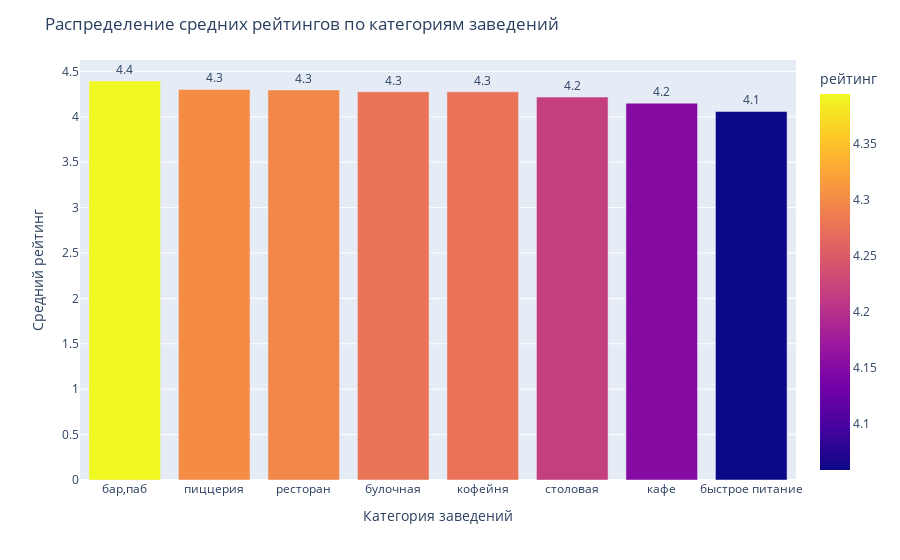

Notebook code cell kept with this figure:
### Code cell
fig = px.bar(rating, y='rating', x='category', text='rating', color='rating', labels={'rating': 'рейтинг', 'category' : 'категория'})
fig.update_traces(texttemplate='%{text:.2s}', textposition='outside')
fig.update_layout(
    uniformtext_minsize=8,
    uniformtext_mode='hide',
    title="Распределение средних рейтингов по категориям заведений",
    xaxis_title="Категория заведений",
    yaxis_title="Средний рейтинг",
    legend_title="Рейтинг"
)

fig.show()

### Figure 1 — Plotly figure (JSON) as saved in the notebook; plotly's stock layout.template omitted (floating-point values rounded to 4 significant figures)
{"data": [{"alignmentgroup": "True", "hovertemplate": "категория=%{x}<br>рейтинг=%{marker.color}<extra></extra>", "legendgroup": "", "marker": {"color": [4.395, 4.301, 4.296, 4.277, 4.275, 4.217, 4.15, 4.059], "coloraxis": "coloraxis", "pattern": {"shape": ""}}, "name": "", "offsetgroup": "", "orientation": "v", "showlegend": false, "text": [4.395, 4.301, 4.296, 4.277, 4.275, 4.217, 4.15, 4.059], "textposition": "outside", "texttemplate": "%{text:.2s}", "type": "bar", "x": ["бар,паб", "пиццерия", "ресторан", "булочная", "кофейня", "столовая", "кафе", "быстрое питание"], "xaxis": "x", "y": [4.395, 4.301, 4.296, 4.277, 4.275, 4.217, 4.15, 4.059], "yaxis": "y"}], "layout": {"barmode": "relative", "coloraxis": {"colorbar": {"title": {"text": "рейтинг"}}, "colorscale": [[0, "#0d0887"], [0.1111, "#46039f"], [0.2222, "#7201a8"], [0.3333, "#9c179e"], [0.4444, "#bd3786"], [0.5556, "#d8576b"], [0.6667, "#ed7953"], [0.7778, "#fb9f3a"], [0.8889, "#fdca26"], [1, "#f0f921"]]}, "legend": {"title": {"text": "Рейтинг"}, "tracegroupgap": 0}, "margin": {"t": 60}, "title": {"text": "Распределение средних рейтингов по категориям заведений"}, "uniformtext": {"minsize": 8, "mode": "hide"}, "xaxis": {"anchor": "y", "domain": [0, 1], "title": {"text": "Категория заведений"}}, "yaxis": {"anchor": "x", "domain": [0, 1], "title": {"text": "Средний рейтинг"}}}}
